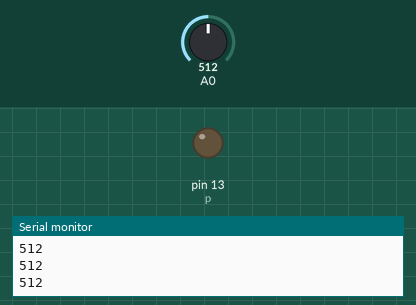
This sketch was run on a simulated Arduino Uno, built with avr-gcc and run on an emulated ATmega328P. On the bench: output pins drawn as LEDs (lit = HIGH), the last lines printed to the serial monitor. Dashed ring = blinking. The inputs (shaded band) are chosen by the test bench; at power-on: A0 = 512.

Above: at 1.2 s.
1.3 s: A0 set to 111
2.9 s: A0 set to 88
At 3.25 s:
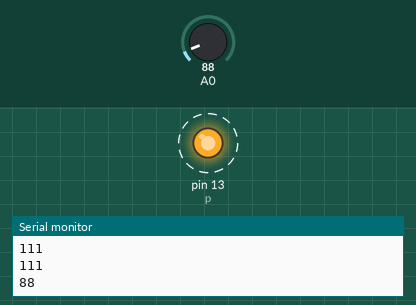
5.9 s: A0 set to 110
At 6.8 s:
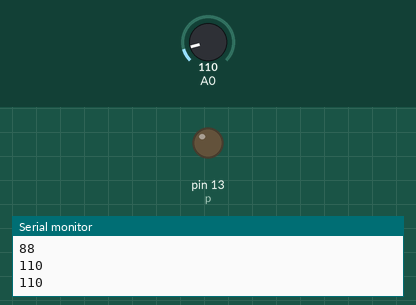
7.4 s: A0 set to 90
At 7.9 s:
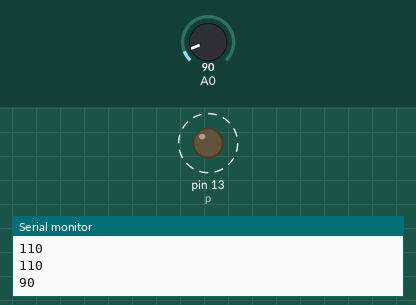
Timing chart, 0 to 11.4 s (numbered marks = the images above; inputs shaded):
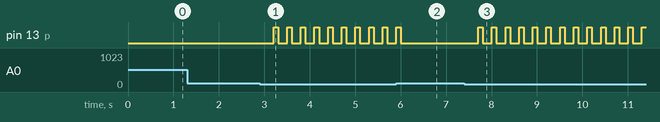

The sketch:

z1.ino
```cpp
int p=13;
void setup() {
Serial.begin(9600);
pinMode(A0,INPUT);
pinMode(p,OUTPUT);
}

void loop() {
  digitalWrite(p,LOW);
  int x=analogRead(A0);
  delay(200);
  Serial.println(x);
  if(x<100)
  digitalWrite(p,HIGH);
  else
  digitalWrite(p,LOW);
  delay(100);
}
```

Measured:
- the behaviour switches between 100 and 99 on A0 (found by bisection; images 0 and 1)
- after the input at 2.9 s, pin 13 (p): alternates HIGH for 0.10 s and LOW for 0.20 s, starting after 0.30 s
- after the input at 5.9 s, pin 13 (p): goes on until 6.0 s, then stays LOW
- after the input at 7.4 s, pin 13 (p): alternates HIGH for 0.10 s and LOW for 0.20 s, starting after 0.31 s
